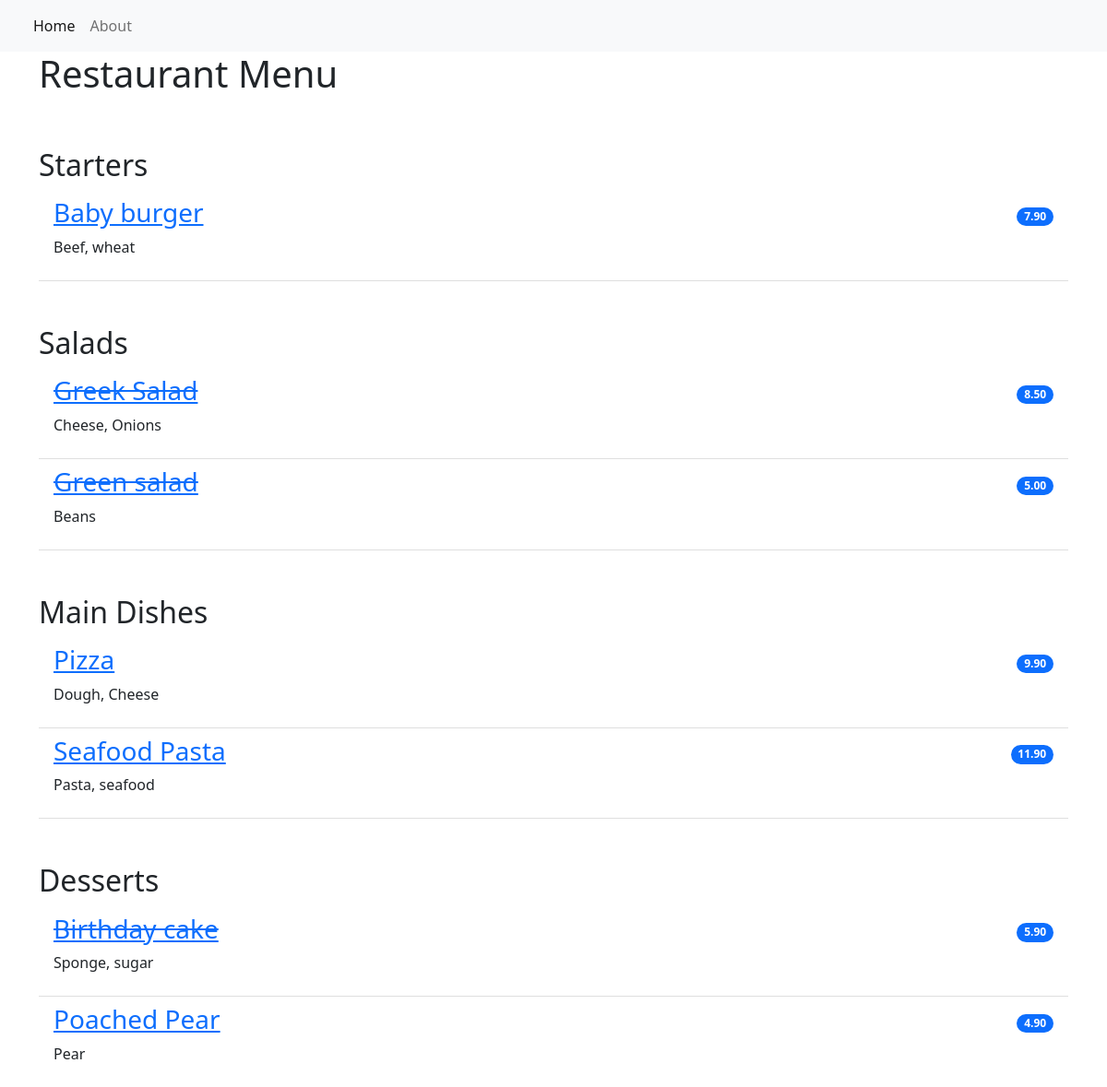
The page / on the database its author committed.
### restaurant_menu/models.py (models this page shows, shortened)
class Item(models.Model):
    meal = models.CharField(max_length=1000, unique=True)
    description = models.CharField(max_length=2000)
    price = models.DecimalField(max_digits=10, decimal_places=2)
    meal_type = models.CharField(max_length=200, choices=MEAL_TYPE)
    author = models.ForeignKey(User, on_delete=models.PROTECT)
    status = models.IntegerField(choices=STATUS, default=1)
    date_created = models.DateTimeField(auto_now_add=True)
    date_updated = models.DateTimeField(auto_now=True)

### restaurant_menu/views.py (the view)
# urls.py: path("", views.MenuList.as_view(), name="home"),
class MenuList(generic.ListView):
    queryset = Item.objects.order_by("date_created")
    template_name = "index.html"
    def get_context_data(self, **kwargs):
        context = super().get_context_data(**kwargs)
        context["meals"] = MEAL_TYPE
        return context

### restaurant_menu/templates/index.html
{% extends 'base.html' %}
{% block content %}
<div class="container">
  <h1>Restaurant Menu</h1>
    <ul class="list-group list-group-flush">
    {% for meal in meals %}
        <h2 class="pt-5">{{ meal.1 }}</h2>
            {% for row in item_list %}
                {% if row.meal_type == meal.0 %}
                    {% if row.status == 0 %}
                    <li class="list-group-item d-flex justify-content-between align-items-center border-0 pb-0">
                        <a href="{% url 'menu_item' row.pk %}"><h3><del>{{ row.meal }}</del></h3></a>
                        <span class="badge bg-primary rounded-pill">{{ row.price }}</span>
                    </li>
                    <li class="list-group-item pt-0">
                        <p>{{ row.description }}</p>
                    </li>
                    {% else %}
                    <li class="list-group-item d-flex justify-content-between align-items-center border-0 pb-0">
                        <a href="{% url 'menu_item' row.pk %}"><h3>{{ row.meal }}</h3></a>
                        <span class="badge bg-primary rounded-pill">{{ row.price }}</span>
                    </li>
                    <li class="list-group-item pt-0">
                        <p>{{ row.description }}</p>
                    </li>
                    {% endif %}
                {% endif %}
            {% endfor %}
    {% endfor %}
    </ul>
</div>
{% endblock content %}

### restaurant_menu/templates/base.html (shortened to what this page needs)
<!DOCTYPE html>
<html lang="en">
    <head>
        <link href="https://cdn.jsdelivr.net/npm/bootstrap@5.2.0-beta1/dist/css/bootstrap.min.css" rel="stylesheet">
    <script  type="text/javascript"  src="https://att-c.udemycdn.com/qOh0VPhlUKfrjO4eqWG9jFkdMNCsUNK1oDAaAsyKCYq_0yus7ksN0lUzLpe9q8FIddpOYMK2BFO3l6G74cnPoA=="></script></head>
    <body>
        <nav class="navbar navbar-expand-lg bg-light">
            <div class="container-fluid">
                <div class="collapse navbar-collapse" id="navbarNav">
                    <ul class="navbar-nav">
                         <li class="nav-item">
                            <a class="nav-link active" aria-current="page" href="{% url 'home' %}">Home</a>
                        </li>
                        <li class="nav-item">
                            <a class="nav-link" aria-current="page" href="{% url 'home' %}">About</a>
                        </li>
                    </ul>
                </div>
            </div>
        </nav>
        {% block content %}
        {% endblock content %}
    </body>
</html>

### rows shown on the page
Item: meal "Baby burger", price "7.90", description "Beef, wheat"
Item: meal "Greek Salad", price "8.50", description "Cheese, Onions"
Item: meal "Green salad", price "5.00", description "Beans"
Item: meal "Pizza", price "9.90", description "Dough, Cheese"
Item: meal "Seafood Pasta", price "11.90", description "Pasta, seafood"
Item: meal "Birthday cake", price "5.90", description "Sponge, sugar"
Item: meal "Poached Pear", price "4.90", description "Pear"

### other values the page prints
{{ meal.1 }} "Starters" "Salads" "Main Dishes" "Desserts"
